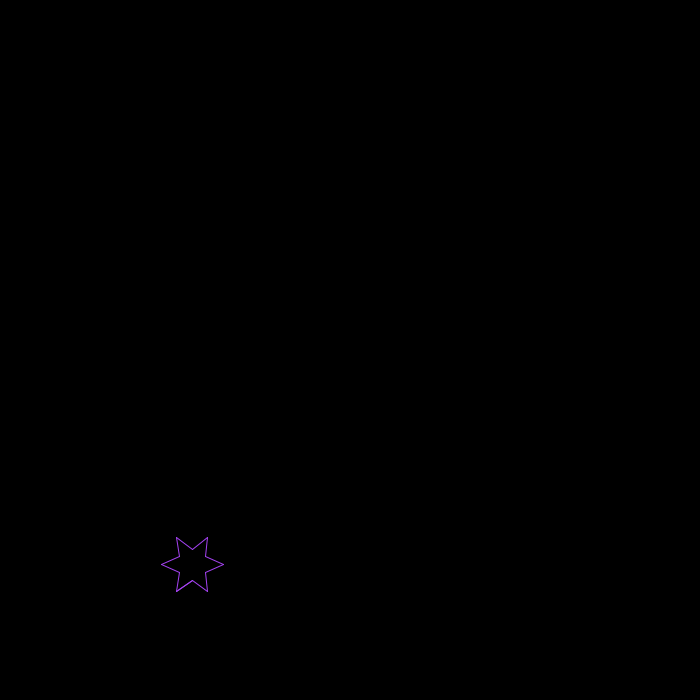
Frame 1 (no input)
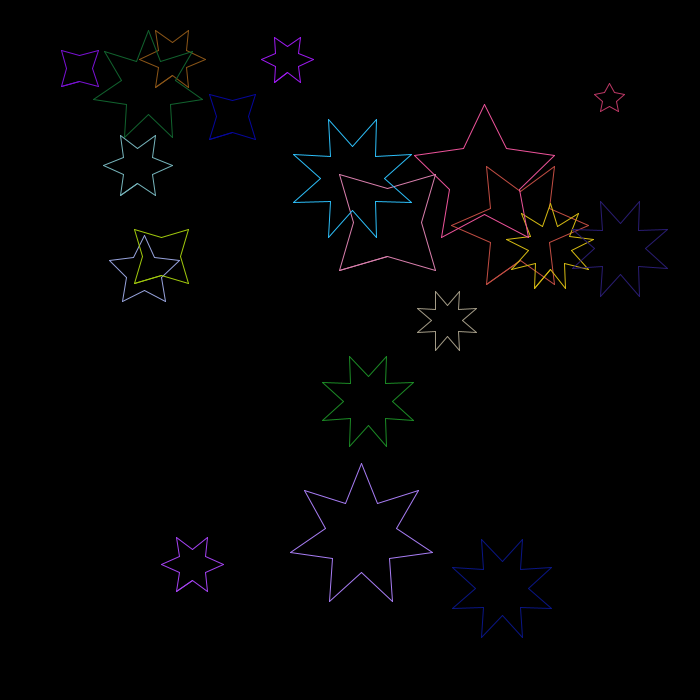
Frame 60 (the mouse pressed at the canvas centre just before this capture)
Frame 120 (the mouse held since frame 60 and released just before this capture): identical to frame 60, image omitted

The Processing sketch that drew these frames (run headless with seeded random() and noise(); from frame 60 on, the mouse is pressed at the canvas centre):

// Processing sketch: starsMovingAttempt
// ── starsMovingAttempt.pde
float starPoints;
int starCount;
int count;
float x1, y1, x2, y2;
float triO, triA;
float originX, originY;
float starRadius = 50;
float theta = 0;

void setup()
{
  size(700, 700);
  x1 = 0;
  y1 = 0;
  x2 = 0;
  y2 = 0;
  count = 0;
  noFill();
  background(0);
  /*for(int i = 0;i<=starNumber;i++)
  {
    stroke(random(256), random(256), random(256));
    count = 0;
    originX = random(starRadius, width-starRadius);
    originY = random(starRadius, height-starRadius);
    drawStar(random(10, 76), (int) random(4, 10));
  }*/
}

void draw()
{
    stroke(random(256), random(256), random(256));
    count = 0;
    originX = random(starRadius, width-starRadius);
    originY = random(starRadius, height-starRadius);
    if(starCount < 20)
    {
      drawStar(random(10, 76), (int) random(4, 10));
      starCount++;
    }
  
}

void drawStar(float r, float p)
{
  triA = sin(-(TWO_PI/(p*2f))) * (r);
  triO = cos(-(TWO_PI/(p*2f))) * (r);
      
  x1 = originX + triA;
  y1 = originY + triO;
  for(theta = 0; theta <= TWO_PI; theta += TWO_PI/(p*2f))
  {
    if(count%2!=0)
    {
      triA = sin(theta) * r;
      triO = cos(theta) * r;
      
      x1 = originX + triA;
      y1 = originY + triO;
    }
    else
    {
      triA = sin(theta) * (r/2);
      triO = cos(theta) * (r/2);
      
      x2 = originX + triA;
      y2 = originY + triO;
    }
    
    if((x1 !=0 && y1!=0) || (x2 !=0 && y2 != 0))
    {
      line(x1, y1, x2, y2);
    }
    
    count++;
      
  }
}
